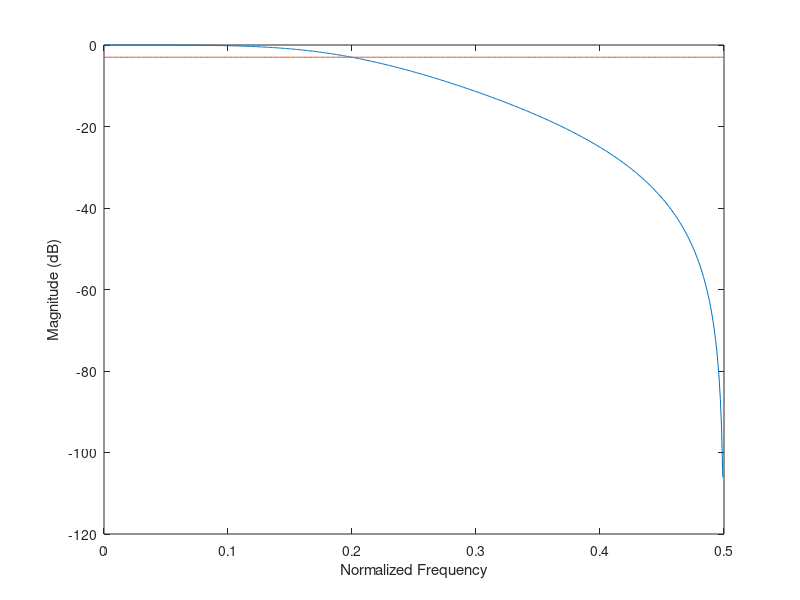

Reproduce this figure in MATLAB. (Note: this script raises an error after producing the figure.)
b = [0.206572, 0.413144, 0.206572];
a = [1 , -0.369527, 0.195816];
N = 1024;
h = freqz(b,a,N,"whole");
mag = 20 * log10( abs(h)./max(abs(h)));

plot((0:N/2)/N, mag(1:N/2+1))
xlabel('Normalized Frequency')
ylabel('Magnitude (dB)')
hold on 
c((1:N/2+1)) = -3;
plot((0:N/2)/N, c)
gtext('-3dB')
